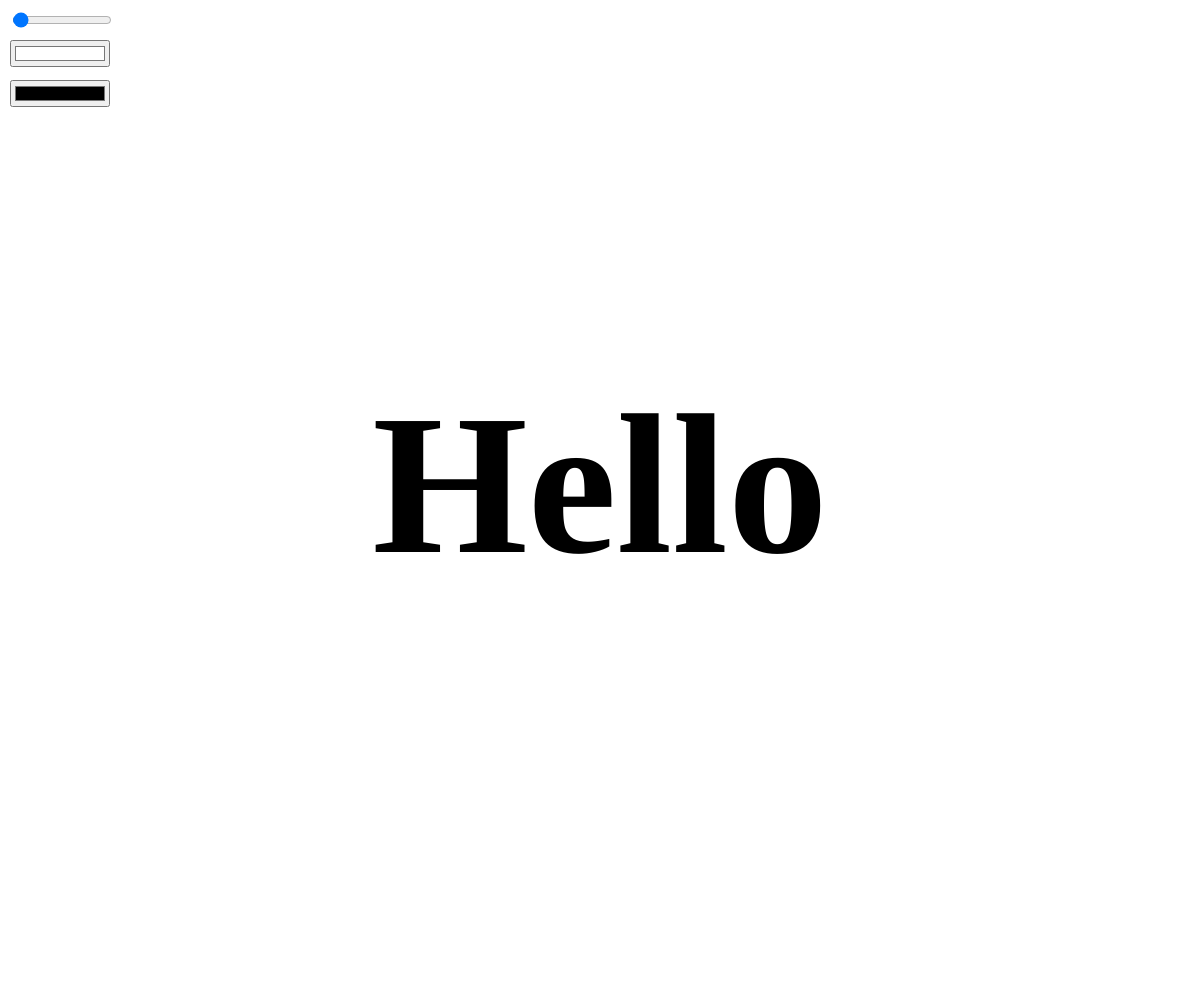
Frame 1 (no input)
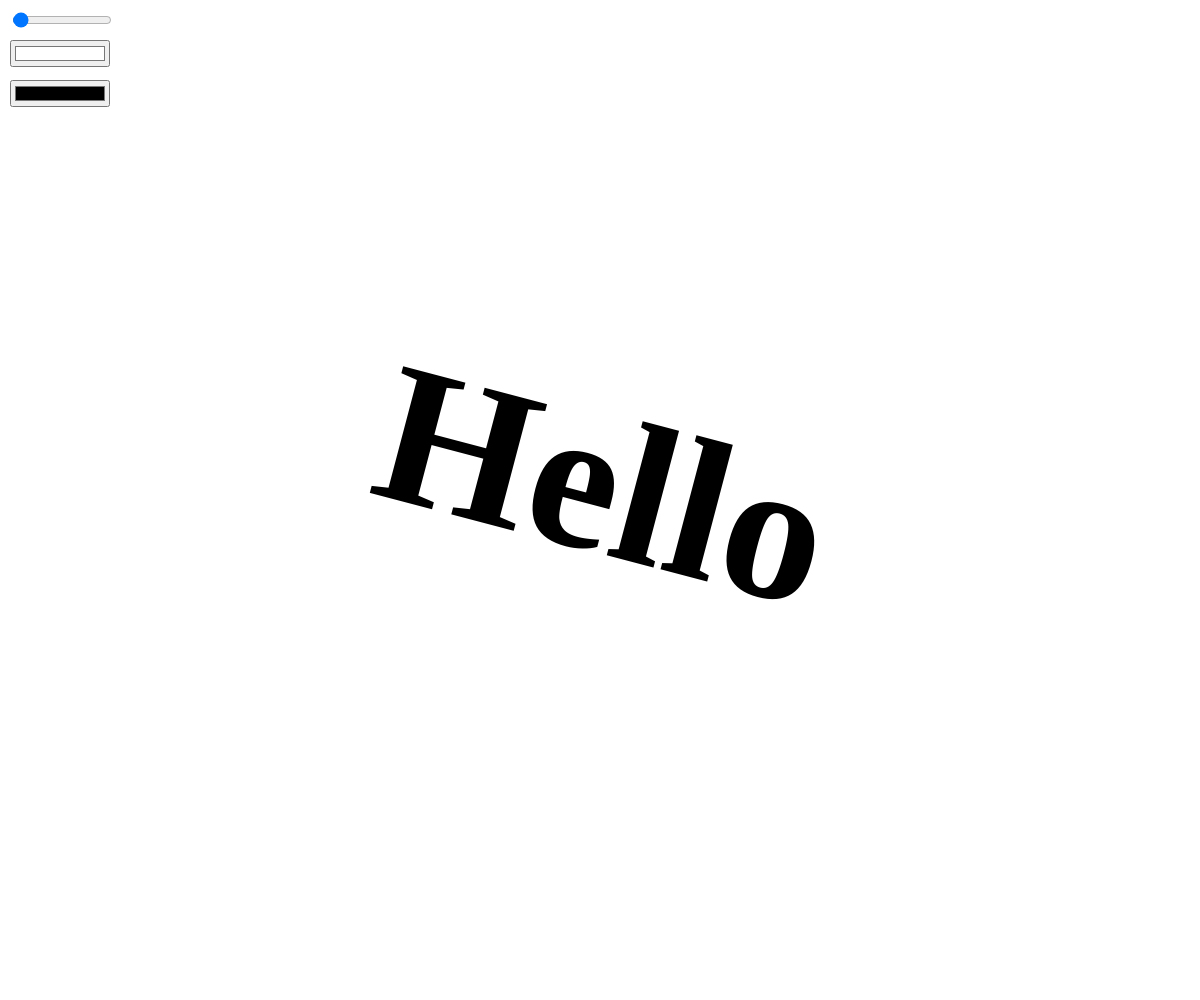
Frame 60 (no input)
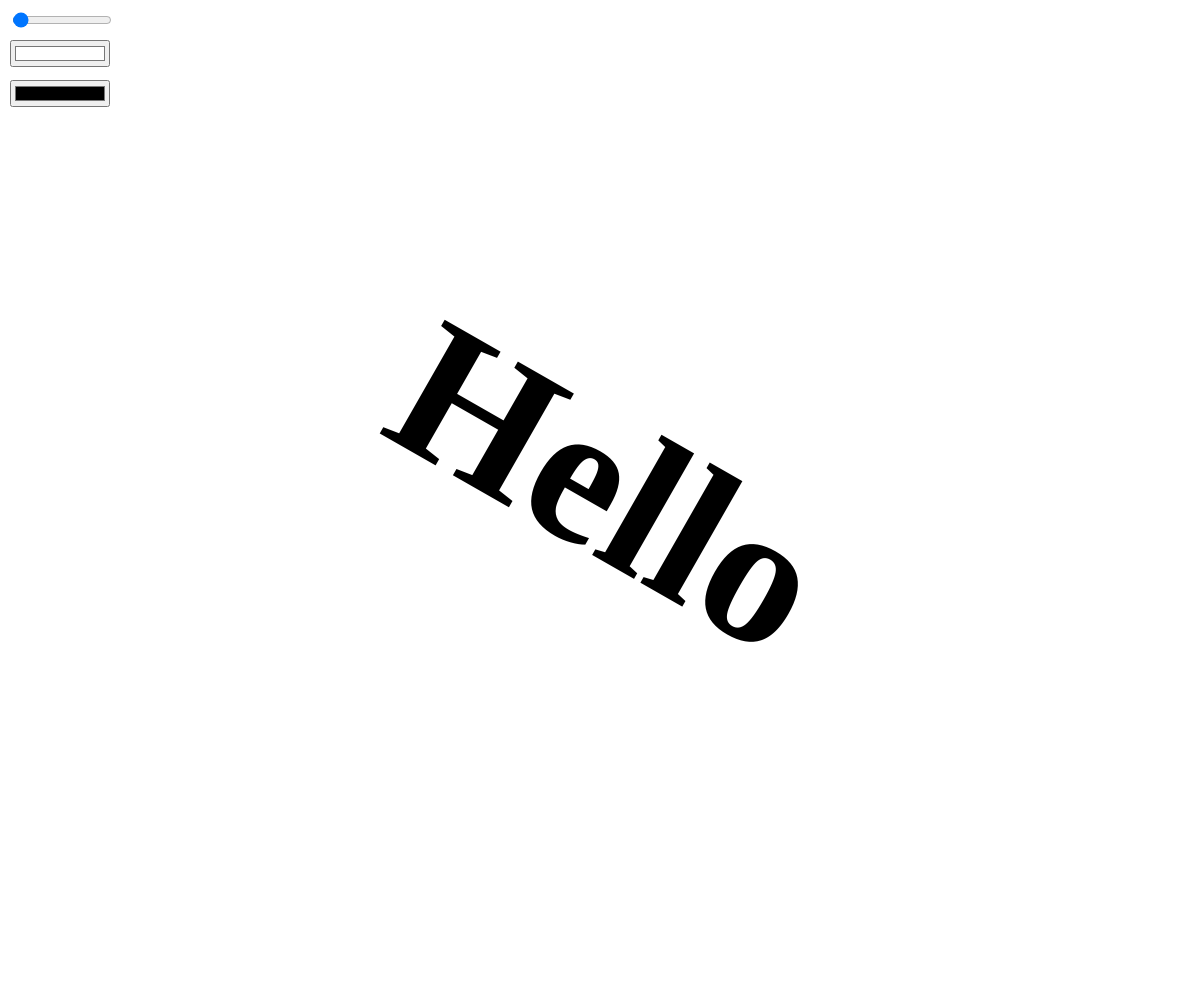
Frame 120 (the mouse pressed at the canvas centre since frame 60)

The p5.js sketch that drew these frames (run headless with seeded random() and noise() and a simulated clock; from frame 60 on, the mouse is pressed at the canvas centre):

// p5.js sketch
// ── sketch.js
var slider1;
var angle_rotate = 0;
var rotation_speed = 1;
var colorPicker;
var colorPicker2;
//var inp;
//let txt;

var textin = "Hello";

function setup(){
  // ...creating the canvas
  createCanvas(windowWidth, windowHeight);
    
  // ...creating the interactions
  slider1 = createSlider(0, 100, 1, 0.01);
  slider1.position(10, 10);
  slider1.style('width', '100px');

  colorPicker = createColorPicker("#FFFF");
  colorPicker.position(10, 40);
  colorPicker.style("width", "100px");

  colorPicker2 = createColorPicker("#0000");
  colorPicker2.position(10, 80);
  colorPicker2.style("width", "100px");

  //inp = createInput(textin);
  //inp.position(10, 120);
  //inp.size(93);
  //inp.input(myInputEvent);

}

// ...making them work 
function draw(){
  clear();
  background(colorPicker.color());
  
  translate(windowWidth / 2, windowHeight / 2);
  rotate(radians(angle_rotate * slider1.value()));
  textFont('Avenir');
  textStyle(BOLD);
  textSize(200);
  textAlign(CENTER, CENTER);
  text('Hello', 0, 0);
  fill(colorPicker2.color());

  angle_rotate += 0.25;




//function myInputEvent() {
  //txt.clear();
  //textin = this.value();
}

function windowResized() {
  clear();
  resizeCanvas(windowWidth, windowHeight);
  
}
